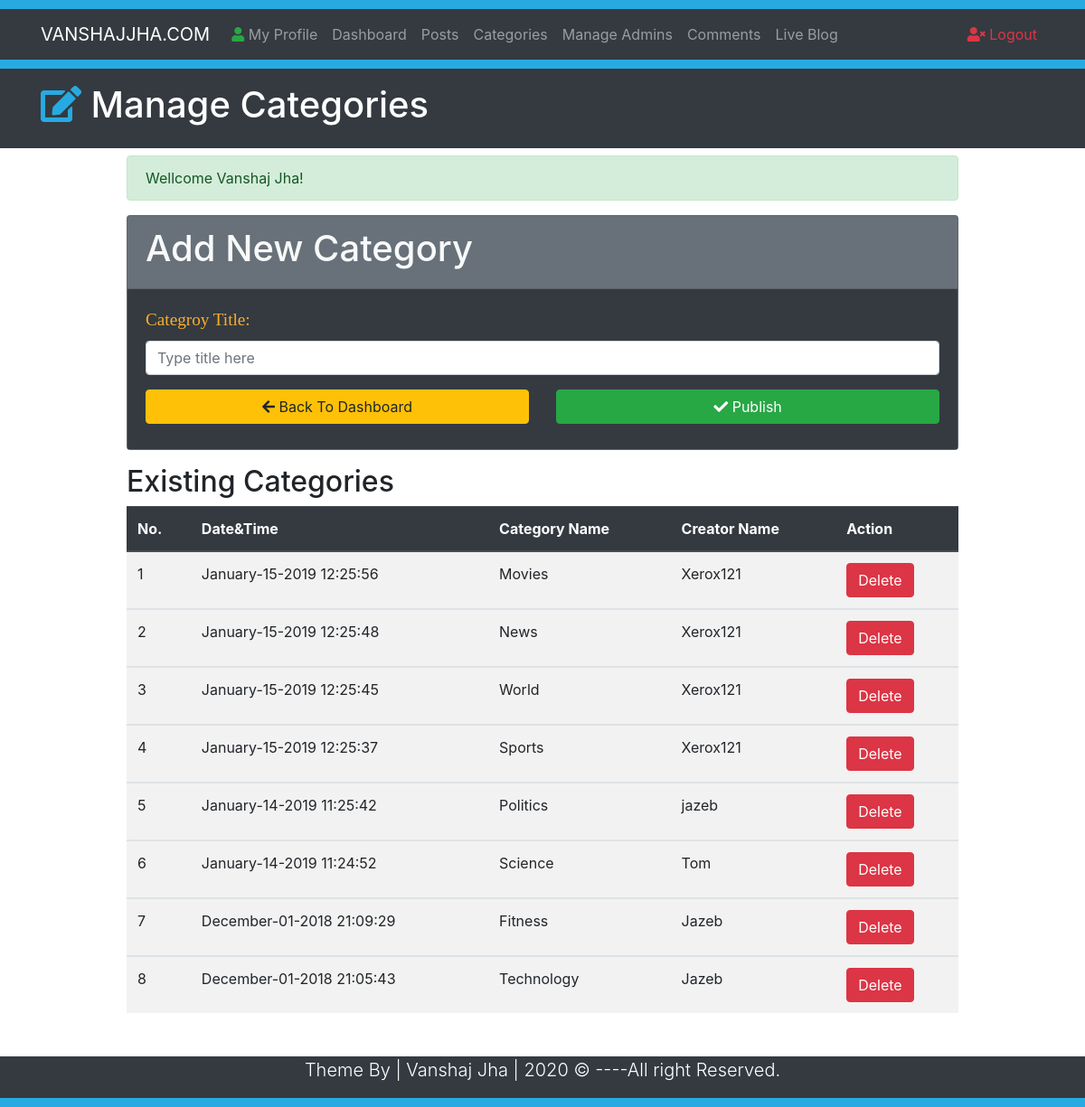
The page /Categories.php (signed in) on the database its author committed.
### tables this page shows
CREATE TABLE `category` (
  `id` int(10) NOT NULL,
  `title` varchar(50) NOT NULL,
  `author` varchar(50) NOT NULL,
  `datetime` varchar(50) NOT NULL
);

### Categories.php (the view, shortened to what this page needs)
<?php require_once("Includes/Sessions.php"); ?>
<!DOCTYPE html>
<html lang="en">
<head>
  <link rel="stylesheet" href="https://use.fontawesome.com/releases/v5.6.3/css/all.css">
  <link rel="stylesheet" href="https://stackpath.bootstrapcdn.com/bootstrap/4.2.1/css/bootstrap.min.css">
  <link rel="stylesheet" href="Css/Styles.css">
</head>
<body>
  <div style="height:10px; background:#27aae1;"></div>
  <nav class="navbar navbar-expand-lg navbar-dark bg-dark">
    <div class="container">
      <a href="#" class="navbar-brand"> VANSHAJJHA.COM</a>
      <div class="collapse navbar-collapse" id="navbarcollapseCMS">
      <ul class="navbar-nav mr-auto">
        <li class="nav-item">
          <a href="MyProfile.php" class="nav-link"> <i class="fas fa-user text-success"></i> My Profile</a>
        </li>
        <li class="nav-item">
          <a href="Dashboard.php" class="nav-link">Dashboard</a>
        </li>
        <li class="nav-item">
          <a href="Posts.php" class="nav-link">Posts</a>
        </li>
        <li class="nav-item">
          <a href="Categories.php" class="nav-link">Categories</a>
        </li>
        <li class="nav-item">
          <a href="Admins.php" class="nav-link">Manage Admins</a>
        </li>
        <li class="nav-item">
          <a href="Comments.php" class="nav-link">Comments</a>
        </li>
        <li class="nav-item">
          <a href="Blog.php?page=1" class="nav-link" target="_blank">Live Blog</a>
        </li>
      </ul>
      <ul class="navbar-nav ml-auto">
        <li class="nav-item"><a href="Logout.php" class="nav-link text-danger">
          <i class="fas fa-user-times"></i> Logout</a></li>
      </ul>
      </div>
    </div>
  </nav>
    <div style="height:10px; background:#27aae1;"></div>
    <header class="bg-dark text-white py-3">
      <div class="container">
        <div class="row">
          <div class="col-md-12">
          <h1><i class="fas fa-edit" style="color:#27aae1;"></i> Manage Categories</h1>
          </div>
        </div>
      </div>
    </header>
<section class="container py-2 mb-4">
  <div class="row">
    <div class="offset-lg-1 col-lg-10" style="min-height:400px;">
      <?php
       echo SuccessMessage();
       ?>
      <form class="" action="Categories.php" method="post">
        <div class="card bg-secondary text-light mb-3">
          <div class="card-header">
            <h1>Add New Category</h1>
          </div>
          <div class="card-body bg-dark">
            <div class="form-group">
              <label for="title"> <span class="FieldInfo"> Categroy Title: </span></label>
               <input class="form-control" type="text" name="CategoryTitle" id="title" placeholder="Type title here" value="">
            </div>
            <div class="row">
              <div class="col-lg-6 mb-2">
                <a href="Dashboard.php" class="btn btn-warning btn-block"><i class="fas fa-arrow-left"></i> Back To Dashboard</a>
              </div>
              <div class="col-lg-6 mb-2">
                <button type="submit" name="Submit" class="btn btn-success btn-block">
                  <i class="fas fa-check"></i> Publish
                </button>
              </div>
            </div>
          </div>
        </div>
      </form>
      <h2>Existing Categories</h2>
      <table class="table table-striped table-hover">
        <thead class="thead-dark">
          <tr>
            <th>No. </th>
            <th>Date&Time</th>
            <th> Category Name</th>
            <th>Creator Name</th>
            <th>Action</th>
          </tr>
        </thead>
      <?php
      global $ConnectingDB;
      $sql = "SELECT * FROM category ORDER BY id desc";
      $Execute =$ConnectingDB->query($sql);
      $SrNo = 0;
      while ($DataRows=$Execute->fetch()) {
        $CategoryId = $DataRows["id"];
        $CategoryDate = $DataRows["datetime"];
        $CategoryName = $DataRows["title"];
        $CreatorName= $DataRows["author"];
        $SrNo++;
      ?>
      <tbody>
        <tr>
          <td><?php echo htmlentities($SrNo); ?></td>
          <td><?php echo htmlentities($CategoryDate); ?></td>
          <td><?php echo htmlentities($CategoryName); ?></td>
          <td><?php echo htmlentities($CreatorName); ?></td>
          <td> <a href="DeleteCategory.php?id=<?php echo $CategoryId;?>" class="btn btn-danger">Delete</a>  </td>
      </tbody>
      <?php } ?>
      </table>
    </div>
  </div>
</section>
    <footer class="bg-dark text-white">
      <div class="container">
        <div class="row">
          <div class="col">
          <p class="lead text-center">Theme By | Vanshaj Jha | <span id="year"></span> &copy; ----All right Reserved.</p>
           </div>
         </div>
      </div>
    </footer>
        <div style="height:10px; background:#27aae1;"></div>
</body>
</html>

### Css/Styles.css (style rules this page uses)
.FieldInfo { color: rgb(251, 174, 44); font-family: Bitter,Georgia,"Times New Roman",Times,serif; font-size: 1.2em; }

### rows shown on the page
category: datetime "January-15-2019 12:25:56", title "Movies", author "Xerox121"
category: datetime "January-15-2019 12:25:48", title "News", author "Xerox121"
category: datetime "January-15-2019 12:25:45", title "World", author "Xerox121"
category: datetime "January-15-2019 12:25:37", title "Sports", author "Xerox121"
category: datetime "January-14-2019 11:25:42", title "Politics", author "jazeb"
category: datetime "January-14-2019 11:24:52", title "Science", author "Tom"
category: datetime "December-01-2018 21:09:29", title "Fitness", author "Jazeb"
category: datetime "December-01-2018 21:05:43", title "Technology", author "Jazeb"

### other values the page prints
SuccessMessage() "Wellcome Vanshaj Jha!"
